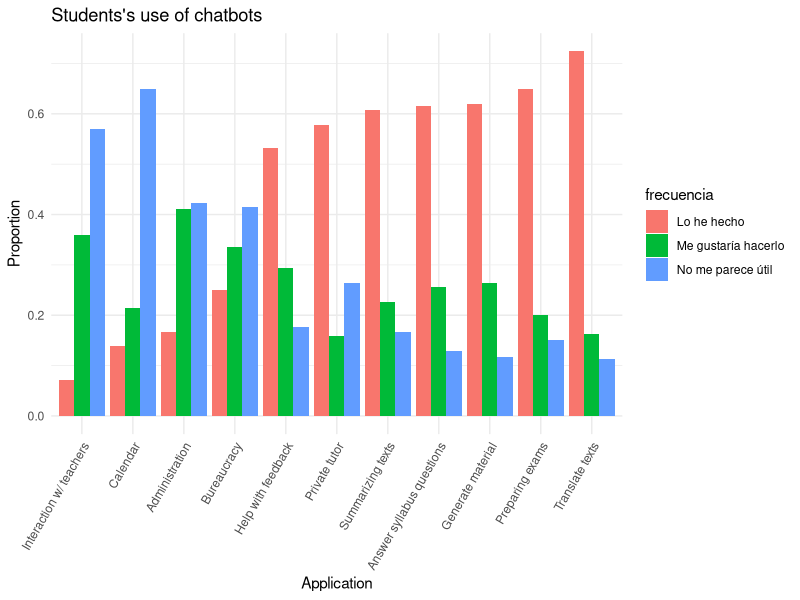

Write the R code that produced this figure.
## ---- chunk 1
library(ggplot2)
library(dplyr)
library(tidyr)

frecuencias_data <- read.csv("../data/frecuencias-uso.csv", header = TRUE, na.strings="", sep = ";")

columnas <- strsplit("administrativas;burocracia;calendario;comunicacion-profesorado;feedback;generar-material;preguntas-temario;preparar-examen;profesor-particular;resumen;traduccion", ";")

resultados_uso <- data.frame( uso=character(),
                              frecuencia=character(),
                              respuestas=numeric(),
                              porcentaje = numeric() );

for ( i in columnas[[1]] ) {
  i <- gsub("-", ".", i)

  porcentajes_data <-  frecuencias_data[i] %>% drop_na() %>% group_by(.data[[i]]) %>%
  summarise(Número = n()) %>%
  mutate(Proporción = Número / sum(Número))

  porcentajes_data$Frecuencia <- factor(porcentajes_data[[i]],
                                        levels = c("No me parece útil", "Me gustaría hacerlo", "Lo he hecho"))

  for (j in levels(porcentajes_data$Frecuencia) ) {
    resultados_uso <- rbind( resultados_uso,
                             data.frame( uso = i,
                                         frecuencia = j,
                                         respuestas = sum( porcentajes_data$Número[porcentajes_data$Frecuencia == j] ),
                                         porcentaje = sum( porcentajes_data$Proporción[porcentajes_data$Frecuencia == j] )
                             )
    )
  }

}


resultados_uso$uso <- factor(resultados_uso$uso,
                             levels = resultados_uso %>%
                               filter(frecuencia == "Lo he hecho") %>%
                               arrange(porcentaje) %>% pull(uso)
                             )
translated_labels <- c("Interaction w/ teachers",
                               "Calendar",
                               "Administration",
                               "Bureaucracy",
                               "Help with feedback",
                               "Private tutor",
                               "Summarizing texts",
                       "Answer syllabus questions",
                               "Generate material",
                               "Preparing exams",
                               "Translate texts")  
ggplot(resultados_uso, aes(x=uso, fill=frecuencia, y = porcentaje)) +
  geom_bar( stat="identity", position="dodge") +
  labs(title="Students's use of chatbots", x="Application", y="Proportion") +
  scale_x_discrete( labels = translated_labels ) +
  theme_minimal() +
  theme(axis.text.x = element_text(angle = 60, hjust = 1))
## ---- chunk 2
library(knitr)
library(kableExtra)
resultados_uso$porcentaje <- NULL
resultados_uso %>%
  pivot_wider(names_from = frecuencia, values_from = respuestas) %>%
  arrange(desc(`Lo he hecho`)) %>%
  kable( digits=2,
         col.names = c("Application", "It's not useful", "I'd like to do it", "I've done it"),
         caption = "How often I have used chatbots for this purpose",
  ) %>%
  kable_styling( full_width = FALSE )
